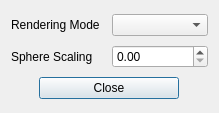
<?xml version="1.0" encoding="UTF-8"?>
<ui version="4.0">
 <class>dlg_pdbvdw</class>
 <widget class="QDialog" name="dlg_pdbvdw">
  <property name="geometry">
   <rect>
    <x>0</x>
    <y>0</y>
    <width>219</width>
    <height>113</height>
   </rect>
  </property>
  <property name="windowTitle">
   <string>VDW Properties</string>
  </property>
  <layout class="QGridLayout" name="gridLayout">
   <item row="0" column="0">
    <widget class="QLabel" name="textLabel1">
     <property name="toolTip">
      <string/>
     </property>
     <property name="text">
      <string>Rendering Mode</string>
     </property>
     <property name="wordWrap">
      <bool>false</bool>
     </property>
    </widget>
   </item>
   <item row="0" column="1">
    <widget class="QComboBox" name="m_pComboBoxRenderingMode"/>
   </item>
   <item row="1" column="0">
    <widget class="QLabel" name="textLabel">
     <property name="text">
      <string>Sphere Scaling</string>
     </property>
     <property name="wordWrap">
      <bool>false</bool>
     </property>
    </widget>
   </item>
   <item row="1" column="1">
    <widget class="QDoubleSpinBox" name="m_pSphereScale">
     <property name="keyboardTracking">
      <bool>false</bool>
     </property>
     <property name="singleStep">
      <double>0.100000000000000</double>
     </property>
    </widget>
   </item>
   <item row="2" column="0" colspan="2">
    <layout class="QHBoxLayout" name="horizontalLayout">
     <item>
      <spacer name="spacer1">
       <property name="orientation">
        <enum>Qt::Horizontal</enum>
       </property>
       <property name="sizeType">
        <enum>QSizePolicy::Expanding</enum>
       </property>
       <property name="sizeHint" stdset="0">
        <size>
         <width>40</width>
         <height>20</height>
        </size>
       </property>
      </spacer>
     </item>
     <item>
      <widget class="QPushButton" name="m_pOK_Button">
       <property name="minimumSize">
        <size>
         <width>140</width>
         <height>0</height>
        </size>
       </property>
       <property name="text">
        <string>Close</string>
       </property>
       <property name="default">
        <bool>true</bool>
       </property>
      </widget>
     </item>
     <item>
      <spacer name="spacer1_2">
       <property name="orientation">
        <enum>Qt::Horizontal</enum>
       </property>
       <property name="sizeType">
        <enum>QSizePolicy::Expanding</enum>
       </property>
       <property name="sizeHint" stdset="0">
        <size>
         <width>40</width>
         <height>20</height>
        </size>
       </property>
      </spacer>
     </item>
    </layout>
   </item>
  </layout>
 </widget>
 <layoutdefault spacing="6" margin="11"/>
 <pixmapfunction>qPixmapFromMimeSource</pixmapfunction>
 <includes>
  <include location="global">svt_pdb.h</include>
 </includes>
 <resources/>
 <connections/>
</ui>
